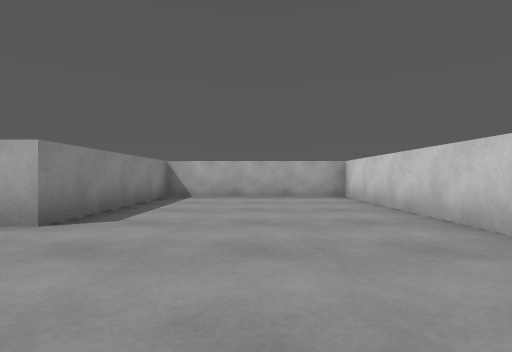
view 1 (above)

20 first-person views from a walk through a scene from a Unity 3-D project. The camera is 0.58 m above the floor, looks level and sees 80° across. The floor is counted in squares, 1 m on a side. Each view is taken from the middle of a square. On the plan, view 1 faces up. The plan holds only what a view shows up to about 9 squares ahead; the rest is blank. The place goes on beyond the plan.

view 2
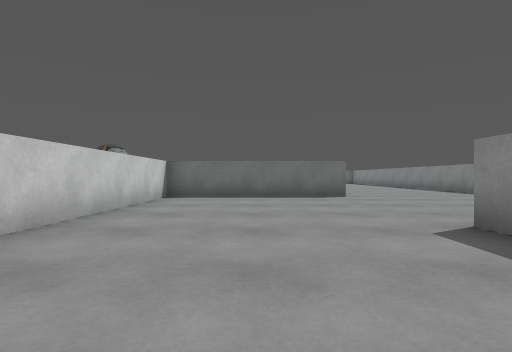

view 3
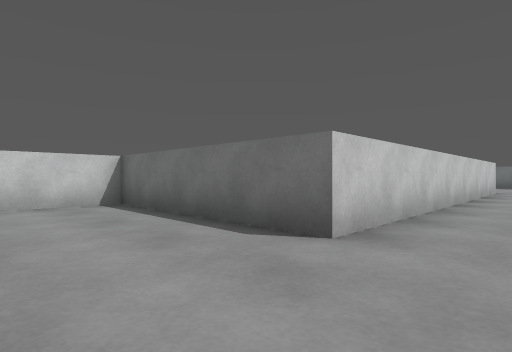

view 4
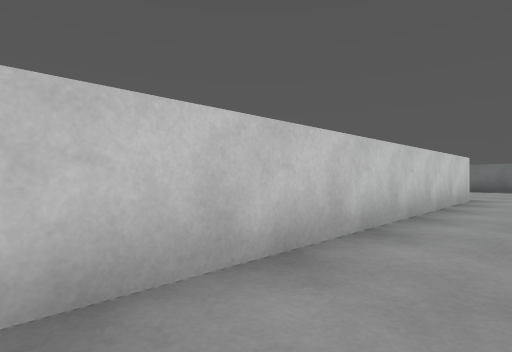

view 5
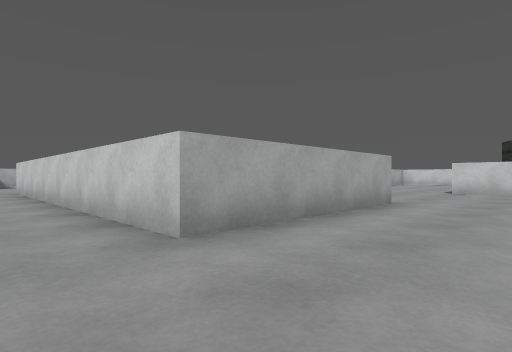

view 6
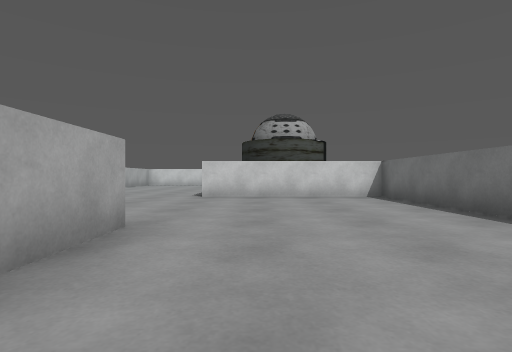

view 7
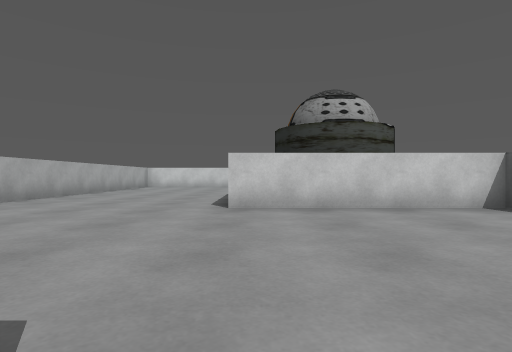

view 8
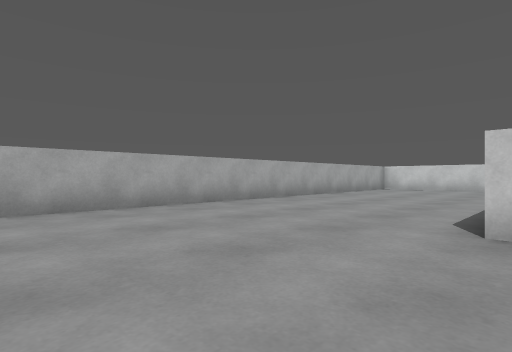

view 9
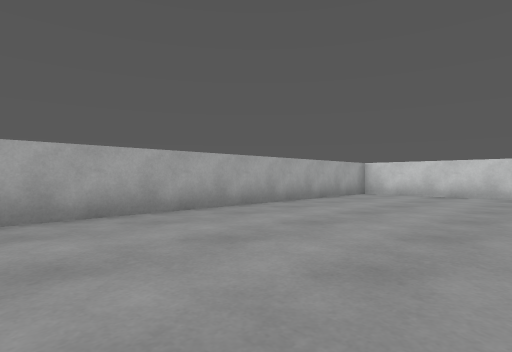

view 10
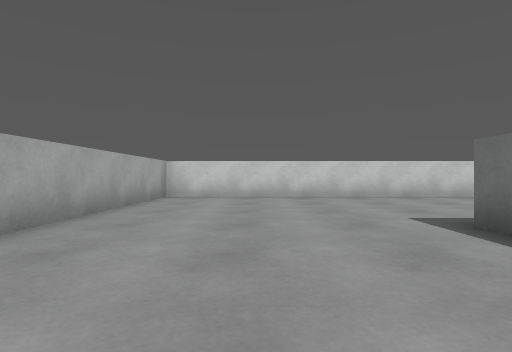

view 11
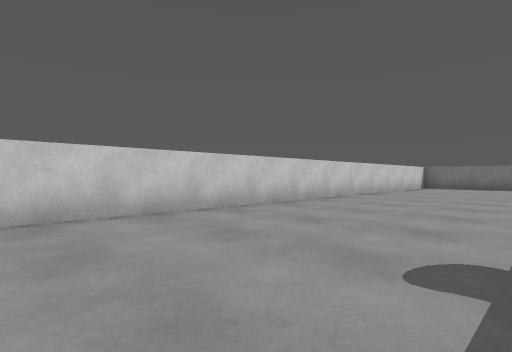

view 12
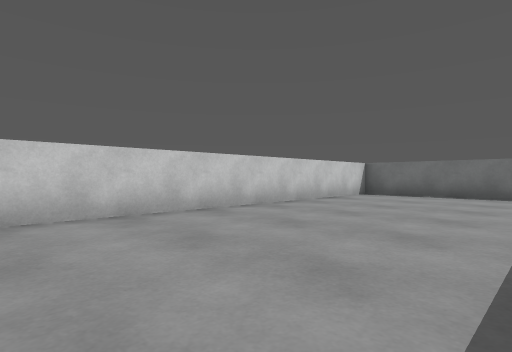

view 13
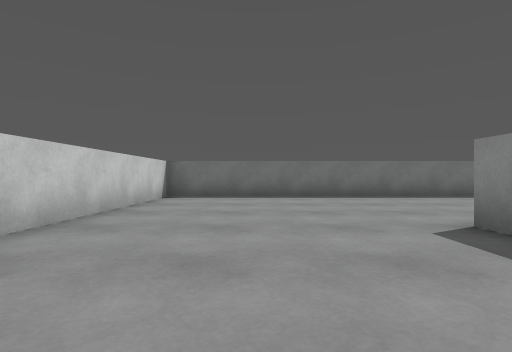

view 14
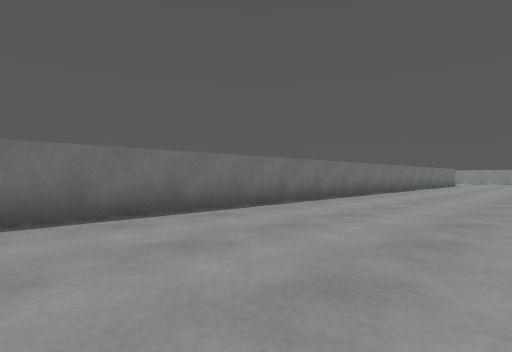

view 15
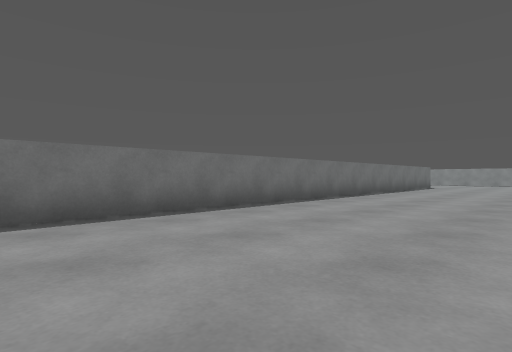

view 16
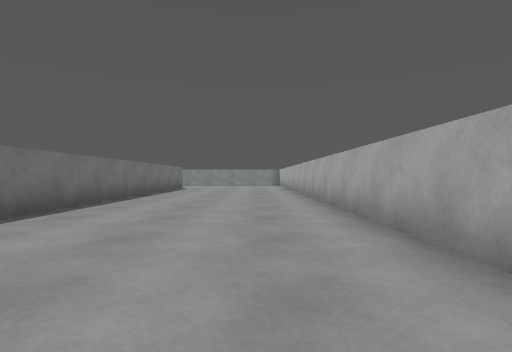

view 17
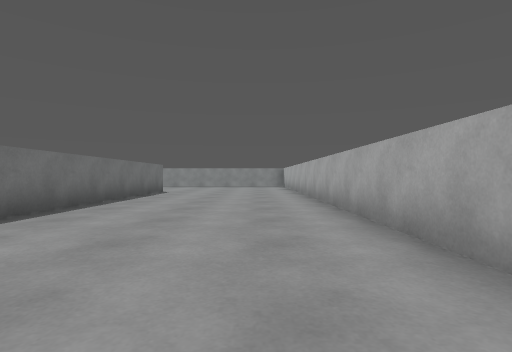

view 18
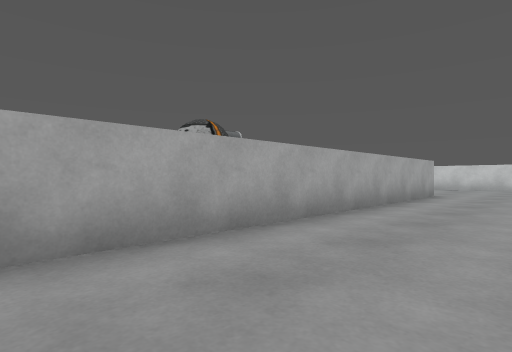

view 19
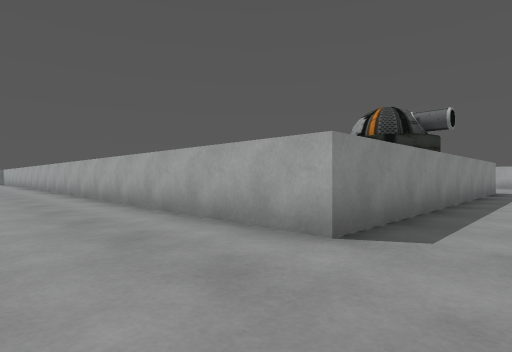

view 20
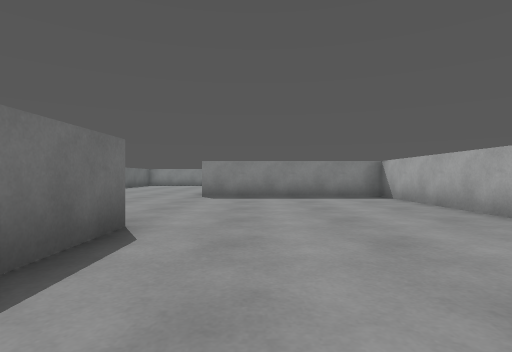

### Floor plan
Points are (right, up) in squares from view 1. A wall is a line through its corners. A room is listed if a view was taken in it or the views show most of it. See-through windows are left out.
Room 1 (views 1, 2, 3, 4)
walls: (-2.5, -11.5) (-2.5, -1.5) (2.5, -1.5) (2.5, 8.5) (-2.5, 8.5) (-2.5, 3.5) (-3, 3.5)
ways out: opening at (-3.5, -12) to room 2
Room 2 (views 5, 6, 7, 8, 9, 10, 11, 12, 13, 14, 15, 16, 17, 18, 19, 20)
walls: (3.1, -16.5) (7.5, -16.5) (7.5, -11.5) (9.2, -11.5); (12.5, -12.8) (12.5, -21.5) (-4.5, -21.5); (11.9, -11.5) (12.5, -11.5); (-4.5, -26.5) (17.5, -26.5) (17.5, -6.5) (2.5, -6.5) (2.5, -11.5) (-2.5, -11.5)
ways out: opening at (-3.5, -12) to room 1

Positions as (right, up) in squares from view 1, and headings:
1: (0, 0), facing up
2: (0, 7), facing down
3: (-4, 1), facing down-right
4: (-4, -3), facing down-right
5: (-4, -14), facing up-right
6: (-1, -13), facing right
7: (2, -12), facing right
8: (4, -12), facing up-right
9: (8, -11), facing up-right
10: (9, -9), facing right
11: (13, -11), facing down-right
12: (13, -17), facing down-right
13: (15, -18), facing down
14: (14, -22), facing down-left
15: (9, -22), facing down-left
16: (7, -23), facing left
17: (4, -23), facing left
18: (3, -24), facing up-right
19: (14, -24), facing up-left
20: (11, -10), facing left
